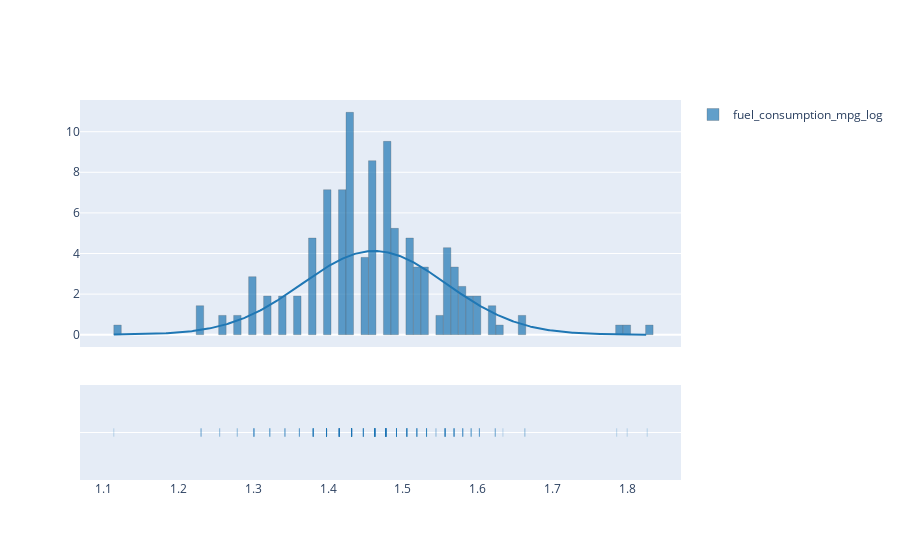

The notebook cell this image was saved under:
### Code cell
fig=pff.create_distplot([auto_df['fuel_consumption_mpg_log']],['fuel_consumption_mpg_log'], curve_type='normal',bin_size=0.01)
fig.update_traces(marker=dict(line_width=0.25, line_color="black"))
# fig.add_vline(log_test.statistic)

### Figure 1 — Plotly figure (JSON) as saved in the notebook; plotly's stock layout.template omitted (floating-point values rounded to 4 significant figures; data arrays with more than 128 entries replaced by an {"elided": "..."} marker saying what was removed)
{"data": [{"autobinx": false, "histnorm": "probability density", "legendgroup": "fuel_consumption_mpg_log", "marker": {"color": "rgb(31, 119, 180)", "line": {"color": "black", "width": 0.25}}, "name": "fuel_consumption_mpg_log", "opacity": 0.7, "type": "histogram", "x": {"elided": "210 float values"}, "xaxis": "x", "xbins": {"end": 1.826, "size": 0.01, "start": 1.114}, "yaxis": "y"}, {"legendgroup": "fuel_consumption_mpg_log", "marker": {"color": "rgb(31, 119, 180)", "line": {"color": "black", "width": 0.25}}, "mode": "lines", "name": "fuel_consumption_mpg_log", "showlegend": false, "type": "scatter", "x": {"elided": "500 float values"}, "xaxis": "x", "y": {"elided": "500 float values"}, "yaxis": "y"}, {"legendgroup": "fuel_consumption_mpg_log", "marker": {"color": "rgb(31, 119, 180)", "line": {"color": "black", "width": 0.25}, "symbol": "line-ns-open"}, "mode": "markers", "name": "fuel_consumption_mpg_log", "showlegend": false, "type": "scatter", "x": {"elided": "210 float values"}, "xaxis": "x", "y": {"elided": "210 str values"}, "yaxis": "y2"}], "layout": {"barmode": "overlay", "hovermode": "closest", "legend": {"traceorder": "reversed"}, "xaxis": {"anchor": "y2", "domain": [0, 1], "zeroline": false}, "yaxis": {"anchor": "free", "domain": [0.35, 1], "position": 0}, "yaxis2": {"anchor": "x", "domain": [0, 0.25], "dtick": 1, "showticklabels": false}}}
